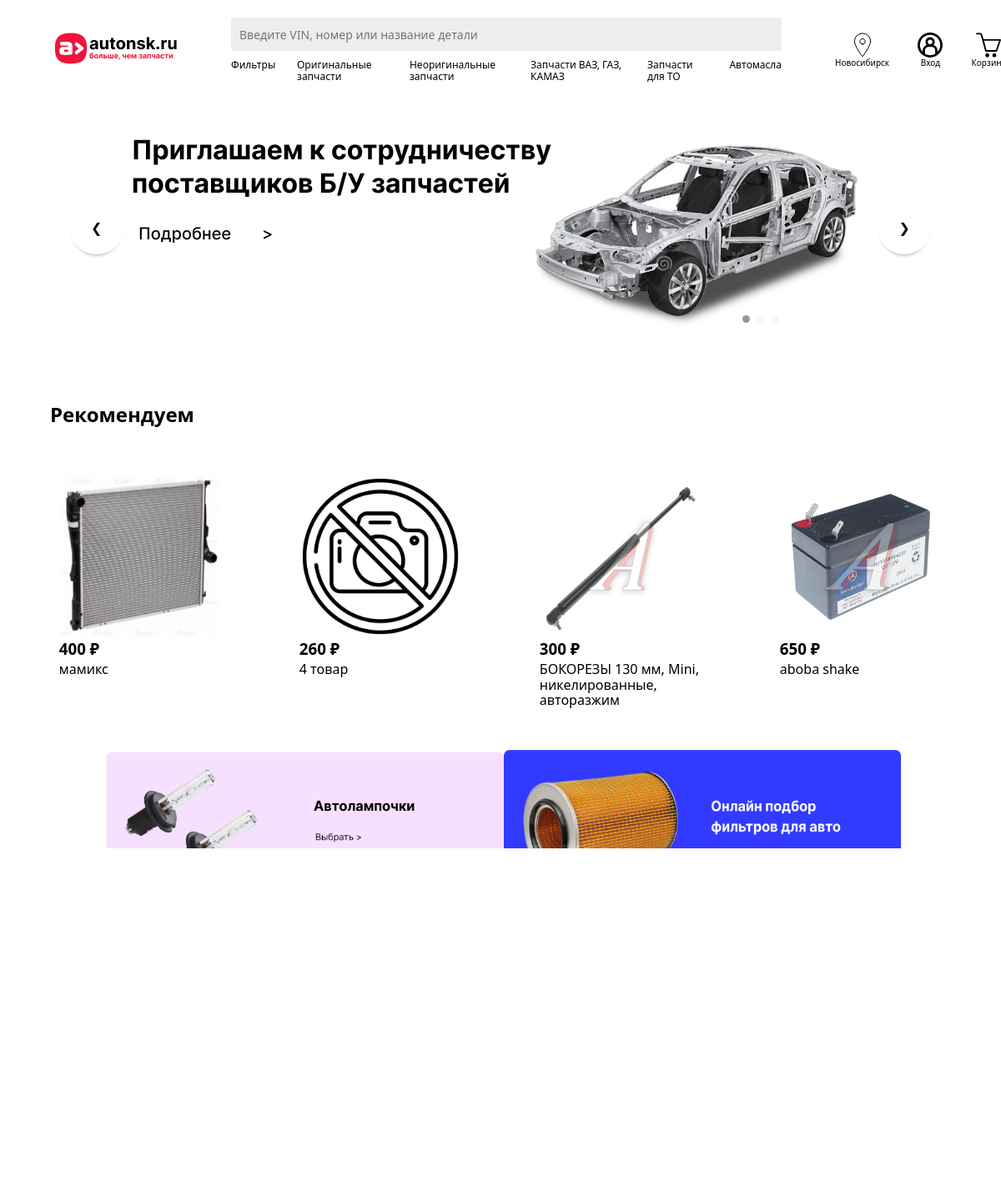
The page / on the database its author committed.
### tables this page shows
CREATE TABLE goods (id INTEGER PRIMARY KEY AUTOINCREMENT, title TEXT, manufacturer_id INTEGER REFERENCES manufacturer (id), img_id INTEGER DEFAULT (1) REFERENCES image (id) NOT NULL);

### app.py (the view)
@app.route('/')
def main():
  goods = dbase.get_goods()
  return render_template('index.html', goods = goods)

### app.py (called while the page is built)
def get_db_connection():
    conn = sqlite3.connect(app.config['DATABASE'])
    conn.row_factory = sqlite3.Row
    return conn

def get_db():
    if not hasattr(g, 'link_db'):
        g.link_db = get_db_connection()
    return g.link_db

@app.before_request
def before_request():
    global dbase
    db = get_db()
    dbase = FDataBase(db)

    def get_goods(self):
      self.__cur.execute(
      '''
      SELECT goods.id AS id, goods.title AS title, MIN(ga.price) AS price, image.path AS img_path
      FROM goods
      JOIN goods_availability AS ga ON goods.id = ga.good_id
      JOIN image ON goods.img_id = image.id
      GROUP BY goods.id
      ORDER BY random()
      LIMIT 4
      ''')
      res = self.__cur.fetchall()
      return res

### templates/index.html (shortened to what this page needs)
{% extends "base.html" %}
{% block head %}
    <link rel="stylesheet" href="../static/styles/index.css">
{% endblock %}
{% block content %}
<main class="main">
    <section class="slider">
        <div class="slides-container">
            <div class="slide">
                <img src="../static/assets/image/slider/Group2.jpg" alt="" class="slider-image">
            </div>
            <div class="buttons">
                <div class="prev button">&#10094;</div>
                <div class="next button">&#10095;</div>
            </div>
            <div class="bubbles">
                <div class="bubble"></div>
                <div class="bubble"></div>
                <div class="bubble"></div>
            </div>
        </div>
    </section>
    <section class="products">
        <h2 class="recommendation-products">Рекомендуем</h2>
        <div class="product-container">
            {% for good in goods %}
                <div class="product">
                    <a href="{{url_for('show_good', id=good['id'])}}" class="product-link">
                    <img src="{{ good['img_path'] }}" alt="{{ good['title']}}" title="{{ good['title']}}" class="product-image">
                    <div class="product-text-container">
                        <h3 class="product-price">{{ good['price'] }} ₽</h3>
                        <p class="product-name">{{ good['title']}}</p>
                    </div>
                    </a>
                </div>
            {% endfor %}
        </div>
    </section>
    <section class="proposals">
        <div class="proposal-container">
            <div class="proposal"><a href=""><img class="proposal-image" src="../static/assets/image/proposals/first.png" alt=""></a></div>
        <div class="proposal"><a href=""><img class="proposal-image" src="../static/assets/image/proposals/second.png" alt=""></a></div>
        </div>
    </section>
</main>
{% endblock %}

### templates/base.html (shortened to what this page needs)
<!DOCTYPE html>
<html lang="en">
<head>
    <link rel="stylesheet" href="../static/styles/base.css">
    <link rel="stylesheet" href="../static/styles/modern-normalize.css">
    {% block head %}{% endblock %}
</head>
<body>
    <header class="header">
        <div class="header-inner">
            <div class="header-left">
                <div class="header-logo logo">
                    <img src="../static/assets/image/logo/logo.png" alt="">
                </div>
            </div>
            <div class="header-center">
                <input type="text" class="header-input" placeholder="Введите VIN, номер или название детали">
                <div class="filter-container">
                    <div class="filter">Фильтры</div>
                    <div class="filter">Оригинальные запчасти</div>
                    <div class="filter">Неоригинальные запчасти</div>
                    <div class="filter">Запчасти ВАЗ, ГАЗ, КАМАЗ</div>
                    <div class="filter">Запчасти для ТО</div>
                    <div class="filter">Автомасла</div>
                </div>
            </div>
            <div class="header-right">
                <div class="icon">
                    <img src="../static/assets/icons/gps.svg" alt="">
                    <div class="icon-text">Новосибирск</div>
                </div>
                <div class="icon">
                    <img src="../static/assets/icons/profile.svg" alt="">
                    <div class="icon-text">Вход</div>
                </div>
                <div class="icon">
                    <img src="../static/assets/icons/shop.svg" alt="">
                    <div class="icon-text">Корзина</div>
                </div>
            </div>
        </div>
    </header>
    {% block content %}{% endblock %}
    <footer class="footer"><div class="footer-inner">
            <ul class="footer-text-container">
                <li class=""><a href="">Главная</a></li>
                <li><a href="">Каталог</a></li>
                <li><a href="">Поиск</a></li>
            </ul>
        <img src="../static/assets/image/logo/small-logo.png" alt="" class="footer-logo small-logo">
        <hr>
        <div class="footer-icon-container">
            <img src="../static/assets/icons/vk.svg" alt="" class="footer-icon">
            <img src="../static/assets/icons/yt.svg" alt="" class="footer-icon">
            <img src="../static/assets/icons/tt.svg" alt="" class="footer-icon">
            <img src="../static/assets/icons/telegram.svg" alt="" class="footer-icon">
        </div>
    </div>
    </footer>
</body>
</html>

### static/styles/base.css (style rules this page uses)
* { margin: 0; padding: 0; }
:root { --footer-color: #42404A; }
body { min-height: 100vh; height: 100%; display: flex; flex-direction: column; }
.header-inner { width: 90%; margin: auto; display: flex; gap: 4rem; align-items: center; height: 10vw; }
.header-center { width: 55vw; }
.header-input { width: 100%; height: 2.5rem; border: 0; background-color: rgb(237, 237, 237); border-radius: 0.2rem; }
.header-input::placeholder { padding-left: 10px; font-size: 14px; }
.filter-container { margin-top: 10px; display: flex; gap: 3.9%; font-size: 12px; }
.header-right { display: flex; gap: 25%; }
.icon { display: flex; flex-direction: column; align-items: center; justify-content: center; gap: 1px; font-size: 10px; }
.footer { height: 36vh; background-color: var(--footer-color); }
.footer-inner { width: 85%; margin: auto; display: flex; flex-direction: column; gap: 0.8rem; }
.footer-text-container { display: flex; gap: 3rem; justify-content: center; color: white; font-size: 24px; margin-top: 2%; }
.small-logo { height: 92px; width: 92px; }
.footer-logo { margin-left: 10%; }
.footer-icon-container { margin-top: 2rem; display: flex; justify-content: center; gap: 3rem; }
.footer-icon { height: 39px; width: 44px; }
hr { border-radius: 2px; }
a, a:visited { color: white; text-decoration: none; }
li { list-style-type: none; }

### static/styles/index.css (style rules this page uses)
.slider { display: flex; align-items: center; flex-direction: column; }
.slider-image { height: 300px; width: 965px; }
.slides-container { display: flex; flex-direction: column; align-items: center; position: relative; }
.buttons { display: flex; width: 107%; color: rgb(0, 0, 0); position: absolute; top: 40%; justify-content: space-between; }
.button { display: flex; align-items: center; justify-content: center; width: 4rem; height: 4rem; border-radius: 50%; box-shadow: 0px 5px 5px -5px rgba(34, 60, 80, 0.6); }
.slide { animation-name: slide; animation-duration: 1.5s; }
.bubbles { display: flex; gap:0.5rem; position: absolute; top: 85%; left: 80%; }
.bubble { border-radius: 50%; background-color: aliceblue; width: 0.6rem; height: 0.6rem; }
.bubble_active { background-color: rgb(151, 151, 151); }
.product-text-container { color: black; }
.product-container { display: flex; justify-content: space-between; }
.product { width: 20%; padding: 1%; border-radius: 1rem; }
.product-image { width: 100%; height: 80%; }
.products { margin: 5%; display: flex; flex-direction: column; gap: 6vh; }
.product-text-container { display: flex; flex-direction: column; gap: 0.3rem; }
.proposals { margin: 3% 10% 3% 10%; }
.proposal-container { display: flex; justify-content: space-between; }
.proposal-image { width: 100%; height: 100%; }

### rows shown on the page
goods: shows a picture, price "400", title "мамикс"
goods: shows a picture, price "260", title "4 товар"
goods: shows a picture, price "300", title "БОКОРЕЗЫ 130 мм, Mini, никелированные, авторазжим"
goods: shows a picture, price "650", title "aboba shake"
